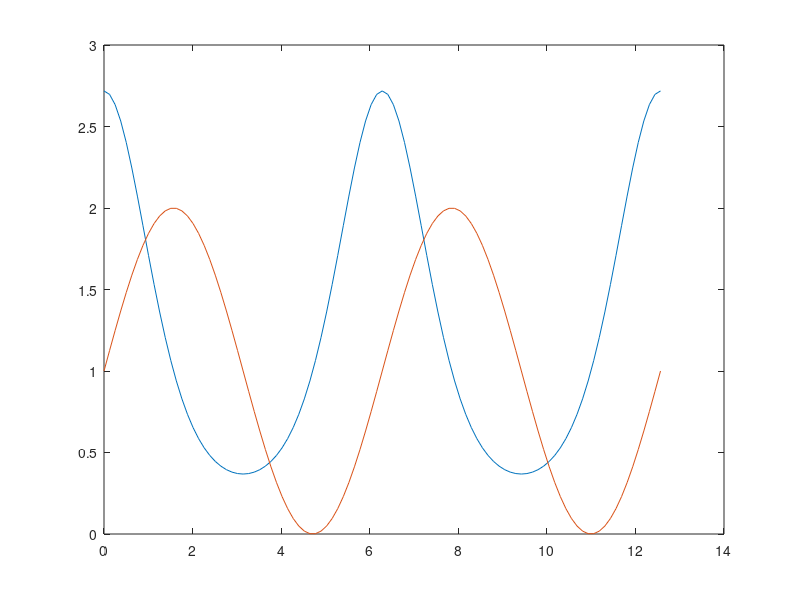

Source code (MATLAB): (Note: this script raises an error after producing the figure.)
clear,clcx=0:4*pi/100:4*pi;plot(x,exp(cos(x)),x,sin(x)+1)[x0,y0]=ginput(2);sol1=fzero('P2_f',x0(1))sol2=fzero('P2_f',x0(2))